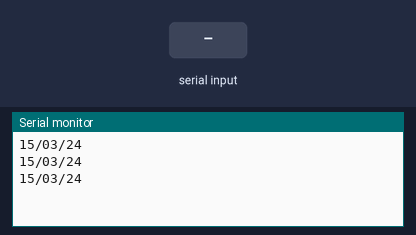
The sketch below on a simulated Arduino MKR. Shown: the last lines printed to the serial monitor. The test bench sets the inputs (shaded band). The local clock reads 2024-03-15 10:24:30 at power-on unless the sketch sets it.

Above: at 10.8 s.
10.9 s: "90,45,200\n" received over Serial
At 16.5 s:
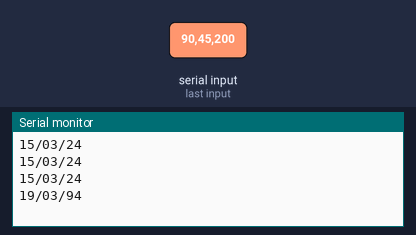
16.9 s: "30,150,10\n" received over Serial
At 20.6 s:
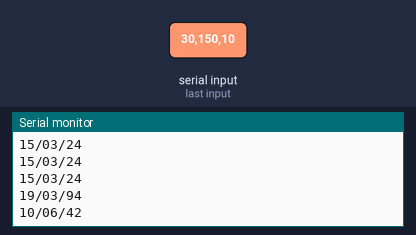
Timing chart, 0 to 22.1 s (numbered marks = the images above; inputs shaded):
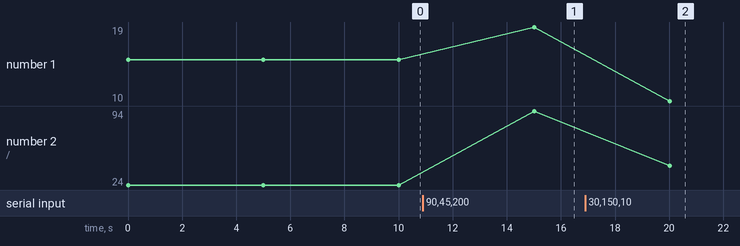

The sketch:

StringDateSet.ino
```cpp
/*
  String Time Set

  This example uses data input from the serial port to set the time.
  The input string from the serial port should look like this:

  1/1/2020

  created 22 April 2018
  updated 9 Apr 2023
  by Tom Igoe
*/
#include <RTCZero.h>

RTCZero rtc;

void setup() {
  Serial.begin(9600);        // initialize serial communication
  if (!Serial) delay(3000);  // wait 3 seconds for serial monitor to open
  rtc.begin();
}

void loop() {
  // to get the time on a POSIX (MacOS, Linux, et. al) command line, type:
  // date "+%y-%m-%d"
  // this will give you a string formatted like so:
  // 23-04-09

  if (Serial.available() > 6) {     // full time string is 7 characters: YY:MM:DD
    int year = Serial.parseInt();   // convert day to an int
    int month = Serial.parseInt();  // convert month to an int
    int day = Serial.parseInt();    // convert year to an int
    // set the date:
    rtc.setDate(day, month, year);
  }

  // print the date every 5 seconds:
  if (rtc.getDay() < 10) Serial.print("0");  // leading zero
  Serial.print(rtc.getDay());
  Serial.print("/");
  if (rtc.getMonth() < 10) Serial.print("0");  // leading zero
  Serial.print(rtc.getMonth());
  Serial.print("/");
  if (rtc.getYear() < 10) Serial.print("0");  // leading zero
  Serial.println(rtc.getYear());
  delay(5000);
}
```

Measured:
- after the input at 10.9 s, the serial monitor: prints a new line after 4.1 s (image 1)
- after the input at 16.9 s, the serial monitor: prints a new line after 3.1 s (image 2)
- plotted number 1: 15 → 19 after the input at 10.9 s, 19 → 10 after the input at 16.9 s
- plotted number 2: 24 → 94 after the input at 10.9 s, 94 → 42 after the input at 16.9 s
